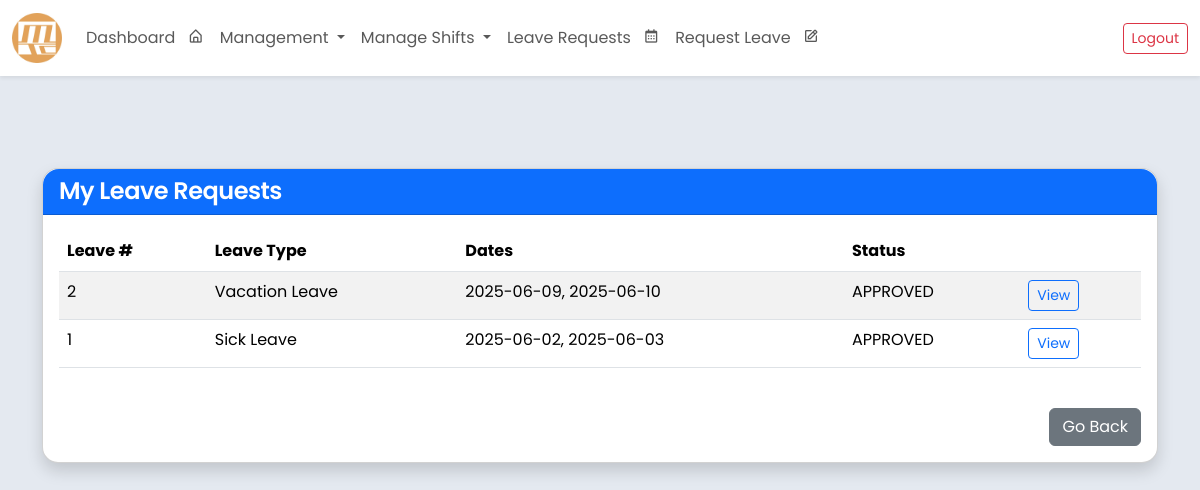
/my-leave-requests/ (signed in), run on the app's committed database.
### core/models.py (models this page shows, shortened)
class LeaveRequest(models.Model):
    class LeaveType(models.TextChoices):
        SICK = 'SICK', 'Sick Leave'
        MATERNITY = 'MATERNITY', 'Maternity Leave'
        PATERNITY = 'PATERNITY', 'Paternity Leave'
        VACATION = 'VACATION', 'Vacation Leave'
        EMERGENCY = 'EMERGENCY', 'Emergency Leave'
    class ApprovalStatus(models.TextChoices):
        PENDING = 'PENDING', 'PENDING'
        APPROVED = 'APPROVED', 'APPROVED'
        REJECTED = 'REJECTED', 'REJECTED'
    employee = models.ForeignKey('Employee', on_delete=models.CASCADE, related_name='leave_requests')
    leave_number = models.PositiveIntegerField(unique=True, editable=False)
    leave_dates = JSONField(default=list, blank=True, null=True)
    reason_for_leave = models.TextField()
    leave_type = models.CharField(max_length=20, choices=LeaveType.choices)
    remarks = models.TextField(blank=True, null=True)
    leave_credit_deduction = models.PositiveIntegerField(default=0)
    deduction_applied = models.BooleanField(default=False)
    department_approval = models.CharField(max_length=10, choices=ApprovalStatus.choices, default=ApprovalStatus.PENDING)
    hr_approval = models.CharField(max_length=10, choices=ApprovalStatus.choices, default=ApprovalStatus.PENDING)
    president_approval = models.CharField(max_length=10, choices=ApprovalStatus.choices, default=ApprovalStatus.PENDING)
    status = models.CharField(max_length=10, choices=ApprovalStatus.choices, default=ApprovalStatus.PENDING)
    paid_dates = models.PositiveIntegerField(default=0)
    unpaid_dates = models.PositiveIntegerField(default=0)
    created_at = models.DateTimeField(auto_now_add=True)

### core/views.py (the view)
# urls.py: path("my-leave-requests/", views.my_leave_requests, name="my_leave_requests"),
def my_leave_requests(request):
    leave_requests = LeaveRequest.objects.filter(employee=request.user.employee).order_by('-created_at')
    return render(request, 'my_leave_requests.html', {
        'leave_requests': leave_requests
    })

### core/templates/my_leave_requests.html
{% extends "base.html" %}
{% block content %}
<div class="container mt-5">
    <div class="card shadow rounded-4">
        <div class="card-header bg-primary text-white rounded-top-4">
            <h4 class="mb-0">My Leave Requests</h4>
        </div>
        <div class="card-body">
            {% if leave_requests %}
                <div class="table-responsive">
                    <table class="table table-striped">
                        <thead>
                            <tr>
                                <th>Leave #</th>
                                <th>Leave Type</th>
                                <th>Dates</th>
                                <th>Status</th>
                                <th></th>
                            </tr>
                        </thead>
                        <tbody>
                            {% for leave in leave_requests %}
                            <tr>
                                <td>{{ leave.leave_number }}</td>
                                <td>{{ leave.get_leave_type_display }}</td>
                                <td>{{ leave.leave_dates|join:", " }}</td>
                                <td>{{ leave.status }}</td>
                                <td>
                                    <a href="{% url 'leave_request_detail' leave.pk %}" class="btn btn-sm btn-outline-primary">
                                        View
                                    </a>
                                </td>
                            </tr>
                            {% endfor %}
                        </tbody>
                    </table>
                </div>
            {% else %}
                <p class="text-muted">You have not submitted any leave requests.</p>
            {% endif %}
            <div class="text-end mt-4">
                <a href="{% url 'submit_leave_request' %}" class="btn btn-secondary">Go Back</a>
            </div>
        </div>
    </div>
</div>
{% endblock %}

### core/templates/base.html (style rules this page uses)
body { font-family: 'Poppins', sans-serif; font-size: 1rem; color: #333; background-color:rgb(228, 233, 240); }
h1, h2, h3, h4, h5, h6 { font-weight: 600; letter-spacing: -0.5px; }

### data on the page
LeaveRequest: leave_number "2", leave_type "Vacation Leave", leave_dates "2025-06-09, 2025-06-10", status "APPROVED"
LeaveRequest: leave_number "1", leave_type "Sick Leave", leave_dates "2025-06-02, 2025-06-03", status "APPROVED"
